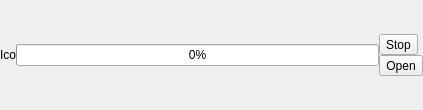
<?xml version="1.0" encoding="UTF-8"?>
<ui version="4.0">
 <class>web::DownloadItem</class>
 <widget class="QWidget" name="web::DownloadItem">
  <property name="geometry">
   <rect>
    <x>0</x>
    <y>0</y>
    <width>423</width>
    <height>110</height>
   </rect>
  </property>
  <property name="windowTitle">
   <string>Form</string>
  </property>
  <layout class="QHBoxLayout" name="horizontalLayout">
   <property name="spacing">
    <number>0</number>
   </property>
   <property name="leftMargin">
    <number>0</number>
   </property>
   <property name="topMargin">
    <number>0</number>
   </property>
   <property name="rightMargin">
    <number>0</number>
   </property>
   <property name="bottomMargin">
    <number>0</number>
   </property>
   <item>
    <widget class="QLabel" name="fileIcon">
     <property name="sizePolicy">
      <sizepolicy hsizetype="Minimum" vsizetype="Minimum">
       <horstretch>0</horstretch>
       <verstretch>0</verstretch>
      </sizepolicy>
     </property>
     <property name="lineWidth">
      <number>0</number>
     </property>
     <property name="text">
      <string>Ico</string>
     </property>
    </widget>
   </item>
   <item>
    <layout class="QVBoxLayout" name="verticalLayout_2">
     <item>
      <widget class="SqueezeLabel" name="fileNameLabel" native="true">
       <property name="sizePolicy">
        <sizepolicy hsizetype="Expanding" vsizetype="Preferred">
         <horstretch>0</horstretch>
         <verstretch>0</verstretch>
        </sizepolicy>
       </property>
       <property name="text" stdset="0">
        <string>Filename</string>
       </property>
      </widget>
     </item>
     <item>
      <widget class="QProgressBar" name="progressBar">
       <property name="value">
        <number>0</number>
       </property>
      </widget>
     </item>
     <item>
      <widget class="SqueezeLabel" name="downloadInfoLabel" native="true">
       <property name="sizePolicy">
        <sizepolicy hsizetype="Minimum" vsizetype="Preferred">
         <horstretch>0</horstretch>
         <verstretch>0</verstretch>
        </sizepolicy>
       </property>
       <property name="text" stdset="0">
        <string/>
       </property>
      </widget>
     </item>
    </layout>
   </item>
   <item>
    <layout class="QVBoxLayout" name="verticalLayout">
     <property name="spacing">
      <number>0</number>
     </property>
     <item>
      <spacer name="verticalSpacer">
       <property name="orientation">
        <enum>Qt::Vertical</enum>
       </property>
       <property name="sizeHint" stdset="0">
        <size>
         <width>17</width>
         <height>1</height>
        </size>
       </property>
      </spacer>
     </item>
     <item>
      <widget class="FlatToolButton" name="stopButton">
       <property name="text">
        <string>Stop</string>
       </property>
      </widget>
     </item>
     <item>
      <widget class="FlatToolButton" name="openButton">
       <property name="text">
        <string>Open</string>
       </property>
      </widget>
     </item>
     <item>
      <spacer name="verticalSpacer_2">
       <property name="orientation">
        <enum>Qt::Vertical</enum>
       </property>
       <property name="sizeHint" stdset="0">
        <size>
         <width>17</width>
         <height>5</height>
        </size>
       </property>
      </spacer>
     </item>
    </layout>
   </item>
  </layout>
 </widget>
 <customwidgets>
  <customwidget>
   <class>FlatToolButton</class>
   <extends>QToolButton</extends>
   <header>libraries/flat_control.h</header>
  </customwidget>
  <customwidget>
   <class>SqueezeLabel</class>
   <extends>QWidget</extends>
   <header>squeezelabel.h</header>
  </customwidget>
 </customwidgets>
 <resources/>
 <connections/>
</ui>
